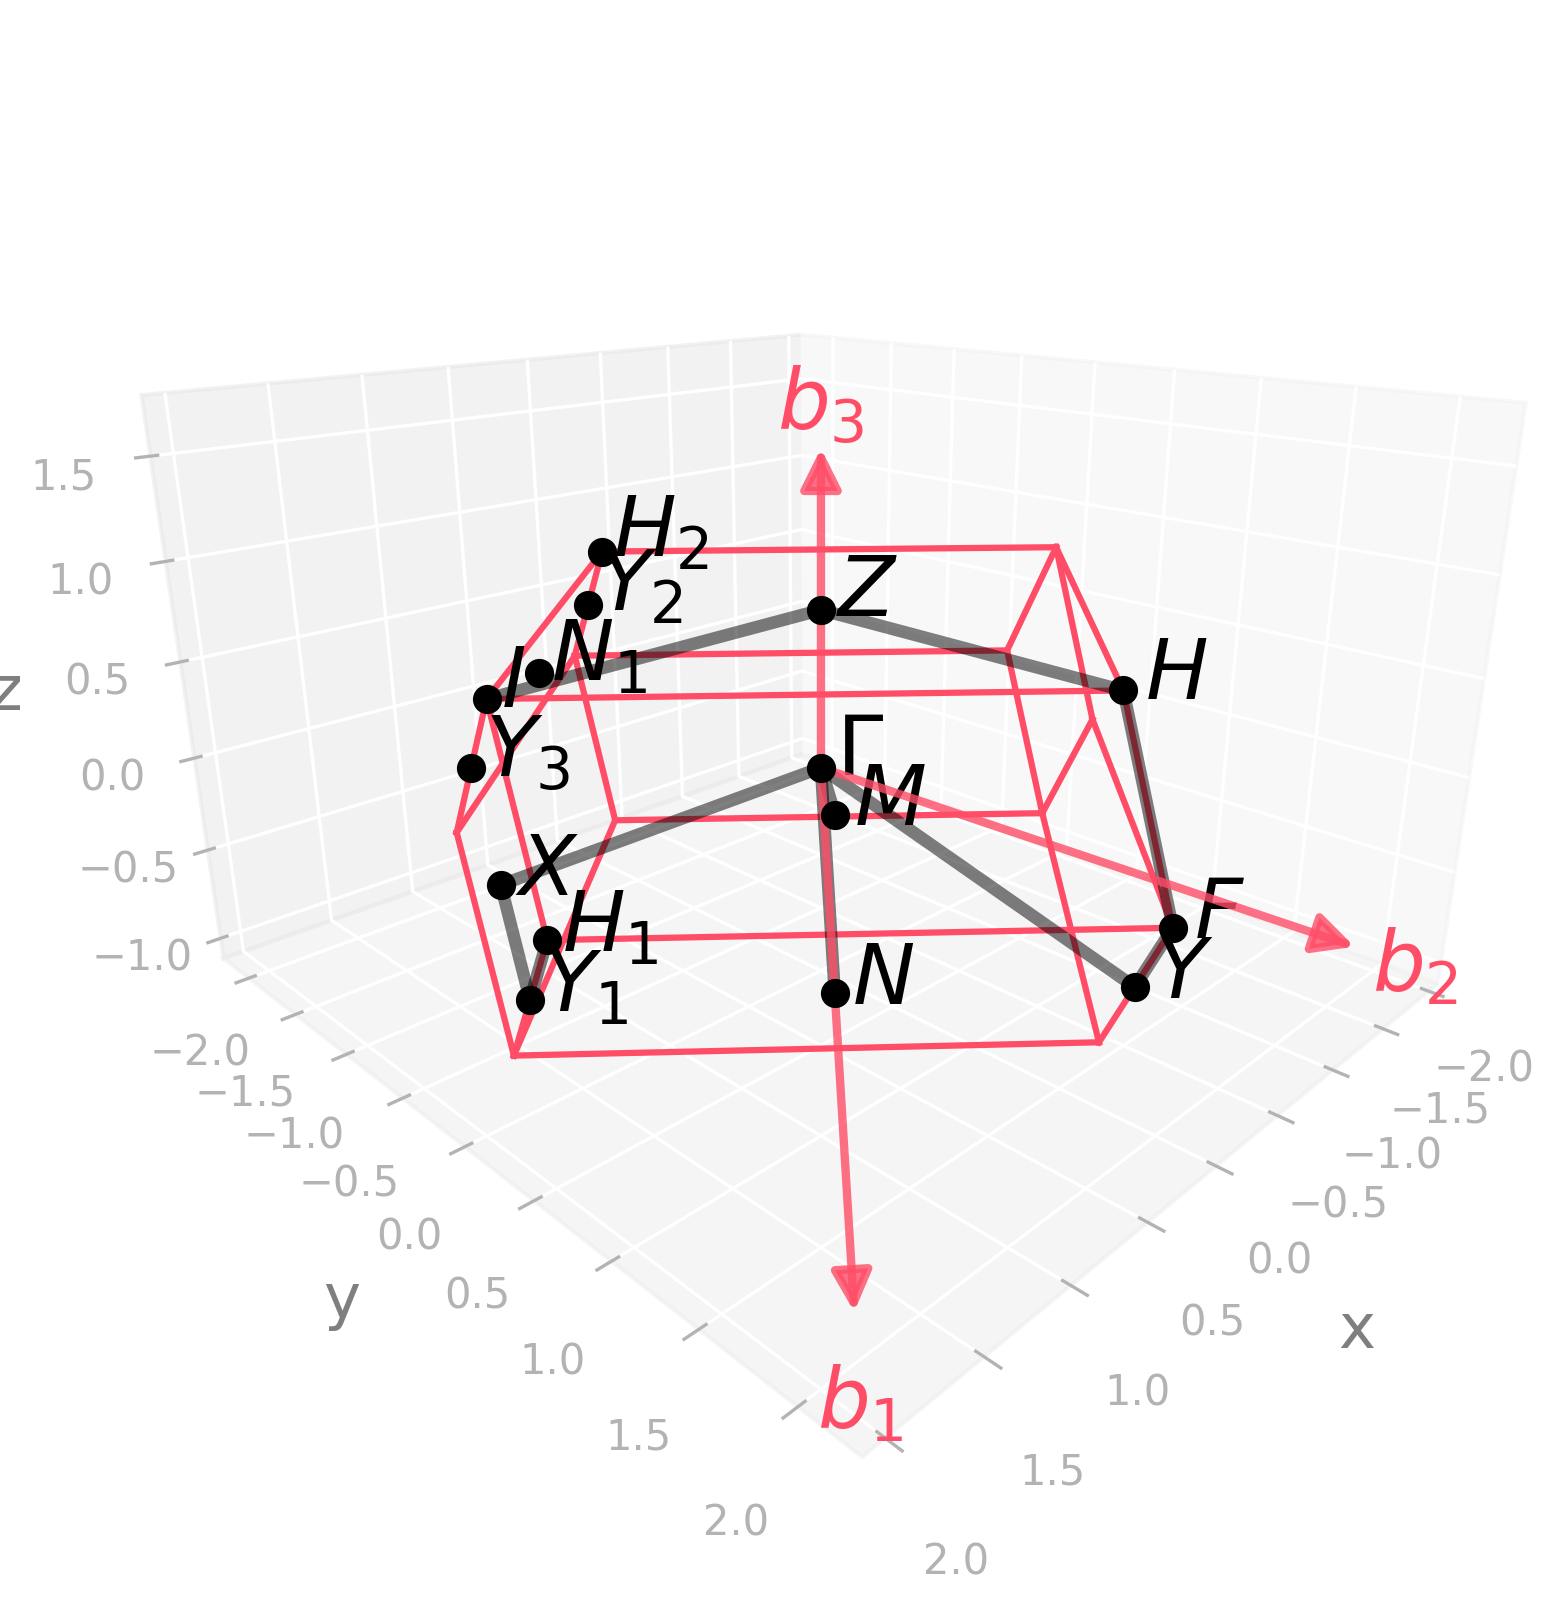

Generate this figure with Python:
import radtools as rad

l = rad.lattice_example(f"MCLC4")
l.plot("brillouin-kpath")
# Save an image:
l.savefig(
    "mclc4_brillouin.png",
    elev=19,
    azim=45,
    dpi=300,
   bbox_inches="tight",
)
# Interactive plot:
l.show(elev=19, azim=45)
